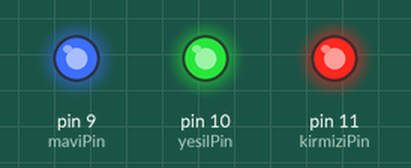
Bench run of a sketch on a simulated Arduino Uno, built with avr-gcc and run on an emulated ATmega328P. On the bench: output pins drawn as LEDs (lit = HIGH).

Above: at 0.1 s.
Timing chart, 0 to 1.6 s (numbered marks = the images above):
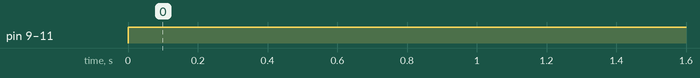

The sketch:

ProcessingRGBLEDKontrolu.ino
```cpp
/*
 * Processing Örneği - 4
 * Processing ver ControlP5 Kütüphanesi ile
 * RGB LED Kontrolü
 */

// LED bağlantı pinleri
const int kirmiziPin = 11;  // kırmızı
const int yesilPin = 10; // yeşil
const int maviPin = 9; // mavi

int kirmizi=0, yesil=0, mavi=0; // renk değerleri
int durum = 1; // gelen verileri işlemede kullanılacak
byte gelen = 0;

void setup()
{
  Serial.begin(9600);

}

void loop()
{
  while(Serial.available()>0)
  {
    /*
     Gelen veriler işleniyor
     R karakteri geldikten sonra sırasıyla
     kirmizi,yeşil ve mavi baytları okunuyor.
     */
    gelen = Serial.read();
    switch(durum)
    {
    case 1:
      if(gelen == 'R'){
        durum = 2;
      }
      break;

    case 2:
      kirmizi = gelen;
      durum = 3;
      break;

    case 3:
      yesil = gelen;
      durum = 4;
      break;

    case 4:
      mavi = gelen;
      durum = 1;
      break;
    }
  }

  // Ortak anot için
  analogWrite(kirmiziPin, 255 - kirmizi);
  analogWrite(yesilPin, 255 - yesil);
  analogWrite(maviPin, 255 - mavi);

  // Ortak katot için
  /*
   analogWrite(rpin, r);
   analogWrite(gpin, g);
   analogWrite(bpin, b);
   */
  delay(20);
}
```

Measured:
- by itself, pin 9 (maviPin), pin 10 (yesilPin), pin 11 (kirmiziPin): LOW → HIGH at 0.00 s
